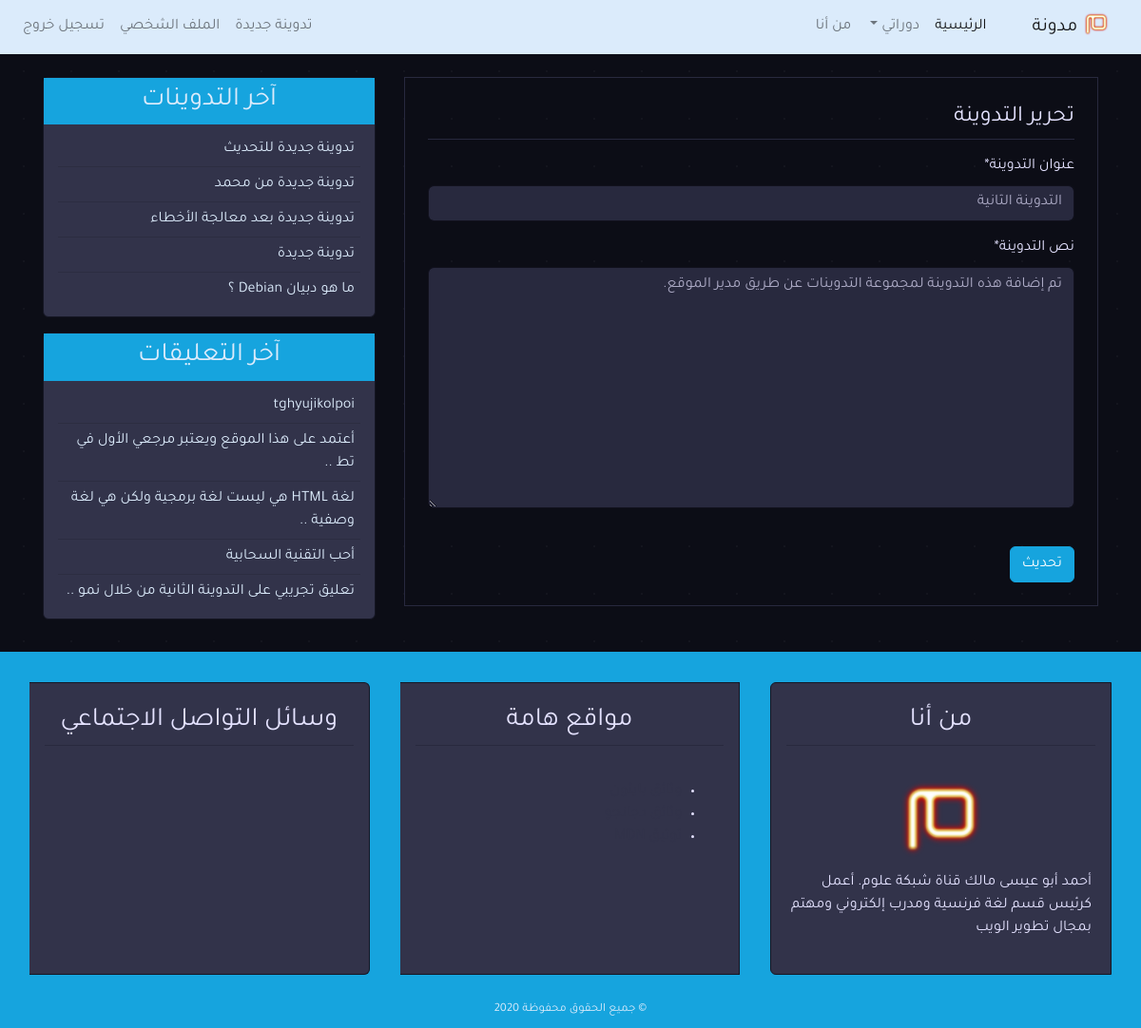
Screenshot of /detail/2/update/ (signed in) with the database file from the repository.
### blog/models.py (models this page shows, shortened)
class Post(models.Model):
    title = models.CharField(max_length=100)
    content = models.TextField()
    post_date = models.DateTimeField(default=timezone.now)
    post_update = models.DateTimeField(auto_now=True)
    author = models.ForeignKey(User, on_delete=models.CASCADE)
    class Meta:
        ordering = ('-post_date', )

class Comment(models.Model):
    name = models.CharField(max_length=50, verbose_name='الاسم')
    email = models.EmailField(verbose_name='البريد الإلكتروني')
    body = models.TextField(verbose_name='التعليق')
    comment_date = models.DateTimeField(auto_now_add=True)
    active = models.BooleanField(default=False)
    post = models.ForeignKey(
        Post, on_delete=models.CASCADE, related_name='comments')
    class Meta:
        ordering = ('-comment_date',)

### blog/views.py (the view, shortened to what this page needs)
# urls.py: path('detail/<slug:pk>/update/', PostUpdateView.as_view(), name='post-update'),
class PostUpdateView(UserPassesTestMixin, LoginRequiredMixin, UpdateView):
    model = Post
    template_name = 'blog/post_update.html'
    form_class = PostCreateForm
    def test_func(self):
        post = self.get_object()
        if self.request.user == post.author:
            return True
        else:
            return False

### blog/forms.py
class PostCreateForm(forms.ModelForm):
    title = forms.CharField(label='عنوان التدوينة')
    content = forms.CharField(label='نص التدوينة', widget=forms.Textarea)
    class Meta:
        model = Post
        fields = ['title', 'content']

### blog/templatetags/post_tag.py (called while the page is built)
@register.inclusion_tag('blog/latest_posts.html')
def latest_posts():
    context = {
        'l_posts': Post.objects.all()[0:5],
    }
    return context

@register.inclusion_tag('blog/latest_comments.html')
def latest_comments():
    context = {
        'l_comments': Comment.objects.filter(active=True)[:5],
    }
    return context

### blog/templates/blog/post_update.html (shortened to what this page needs)
{% extends 'blog/base.html' %}
{% block content %}
{% load crispy_forms_tags %}
    {% if user.is_superuser %}
        <div class="border p-4 mb-5">
            <legend class="border-bottom pb-1 mb-3">تحرير التدوينة</legend>
            <form method="POST">
                {{form|crispy}}
                <input class="btn btn-secondary mt-4" type="submit" value="تحديث">
            </form>
        </div>
    {% else %}
        <span>😏😏😏😏😏😏</span>
    {% endif %}
{% endblock content %}

### blog/templates/blog/latest_posts.html
<ul class="list-group-flush latest-post">
    {% for post in l_posts %}
        <li class="list-group-item latest-post-item">
            <a class="text-light" href="{% url 'detail' post.id %}">{{post.title}}</a>
        </li>
    {% empty %}
        <li class="list-group-item latest-post-item">لا يوجد تدوينات</li>
    {% endfor %}
</ul>

### blog/templates/blog/latest_comments.html
<ul class="list-group-flush latest-comment">
    {% for comment in l_comments %}
        <li class="list-group-item latest-comment-item">
            <a class="text-light" href="{% url 'detail' comment.post.id %}">
                {% if comment.body|length > 40 %}
                    {{comment.body|slice:'45'}} ..
                {% else %}
                    {{comment.body}}
                {% endif %}
            </a>
        </li>
    {% empty %}
        <li class="list-group-item latest-comment-item">لا يوجد تعليقات</li>
    {% endfor %}
</ul>

### rows the page displays
Post: title "التدوينة الثانية", content "تم إضافة هذه التدوينة لمجموعة التدوينات عن طريق مدير الموقع."
Post: title "تدوينة جديدة للتحديث"
Post: title "تدوينة جديدة من محمد"
Post: title "تدوينة جديدة بعد معالجة الأخطاء"
Post: title "تدوينة جديدة"
Post: title "ما هو دبيان Debian ؟"
Comment: body "tghyujikolpoi"
Comment: body "أعتمد على هذا الموقع ويعتبر مرجعي الأول في تط"
Comment: body "لغة HTML هي ليست لغة برمجية ولكن هي لغة وصفية"
Comment: body "أحب التقنية السحابية"
Comment: body "تعليق تجريبي على التدوينة الثانية من خلال نمو"
